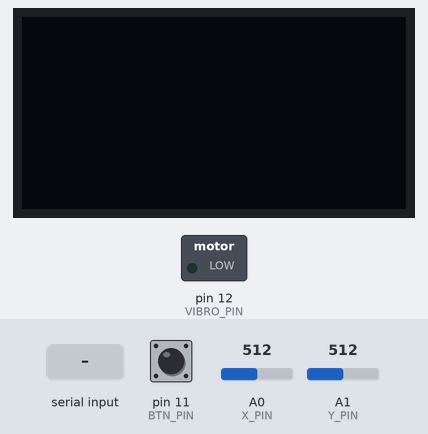
Bench run of a sketch on a simulated Arduino Uno, built with avr-gcc and run on an emulated ATmega328P. On the bench: 128×64 one-colour display, switched loads named in the sketch (green lamp = pin HIGH). The test bench sets the inputs (shaded band); at power-on: A0 (X_PIN) = 512, A1 (Y_PIN) = 512, pin 11 (BTN_PIN) HIGH. What the sketch prints to the serial monitor is not drawn.

Above: at 1.2 s.
1.3 s: "1\n" received over Serial
At 2.1 s:
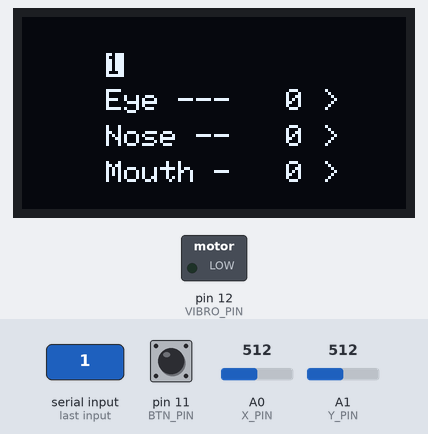
2.9 s: "0\n" received over Serial
At 4.2 s:
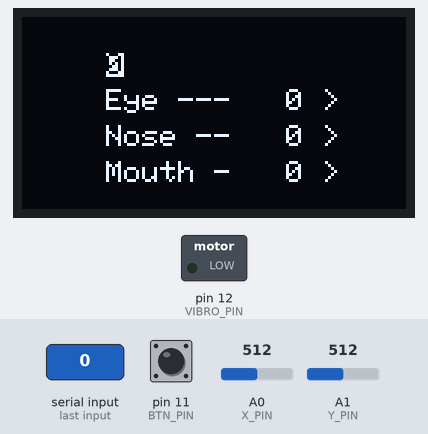
4.5 s: A0 (X_PIN) set to 863
6.0 s: A0 (X_PIN) set to 889
7.9 s: A1 (Y_PIN) set to 866
9.4 s: A1 (Y_PIN) set to 893
Timing chart, 0 to 12.1 s (numbered marks = the images above; inputs shaded):
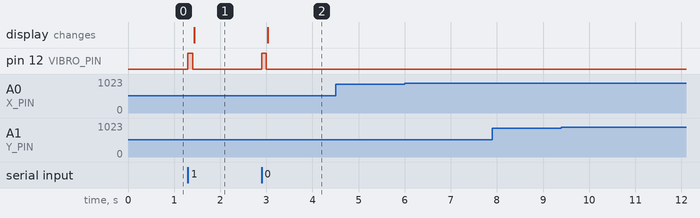

Measured:
- after the input at 1.3 s, pin 12 (VIBRO_PIN): LOW → HIGH at once, → LOW 0.10 s later; the display: changes after 0.14 s (image 1)
- after the input at 2.9 s, pin 12 (VIBRO_PIN): LOW → HIGH at once, → LOW 0.10 s later; the display: changes after 0.14 s (image 2)
- after the input at 4.5 s, every drawn part: stays the same
- after the input at 6.0 s, every drawn part: stays the same
- after the input at 7.9 s, every drawn part: stays the same
- after the input at 9.4 s, every drawn part: stays the same

The sketch:

mp3_ino.ino
```cpp
#include <Wire.h>
#include <SPI.h>

#include <Adafruit_GFX.h>
#include <Adafruit_SSD1306.h>

#define SCREEN_WIDTH 128 // OLED display width, in pixels
#define SCREEN_HEIGHT 64 // OLED display height, in pixels

#define OLED_RESET     4 // Reset pin # (or -1 if sharing Arduino reset pin)
#define SCREEN_ADDRESS 0x3D ///< See datasheet for Address; 0x3D for 128x64, 0x3C for 128x32

// Instantiate SSD1306 driver display object
Adafruit_SSD1306 _display(SCREEN_WIDTH, SCREEN_HEIGHT, &Wire, OLED_RESET);

const int X_PIN = A0;
const int Y_PIN = A1;
const int VIBRO_PIN = 12;
const int BTN_PIN = 11;

// How long to wait between each input(ms) to prevent scrolling too fast
const int DELAY_TIME = 200;
// How far joystick needs to be tilted before registering input (%)
const int TOLERANCE = 70;

// Number of pixels from the left edge of the screen text is drawn
const int X_MARGIN = 28;
// Number of pixels between lines
const int LINE_HEIGHT = 12;

// Tracks which feature is selected.
// 0 - Brows
// 1 - Eyes
// 2 - Nose
// 3 - Mouth
int feature = 0;
// Each line gets a corresponding String to display which image is selected
String browMessage;
String eyeMessage;
String noseMessage;
String mouthMessage;

void setup() {
  Serial.begin(115200);

  // Initialize the display. If it fails, print failure to Serial
  // and enter an infinite loop
  if (!_display.begin(SSD1306_SWITCHCAPVCC, 0x3D)) { // Address 0x3D for 128x64
    Serial.println(F("SSD1306 allocation failed"));
    for (;;); // Don't proceed, loop forever
  }

  pinMode(X_PIN, INPUT);
  pinMode(Y_PIN, INPUT);
  pinMode(VIBRO_PIN, OUTPUT);
  pinMode(BTN_PIN, INPUT_PULLUP);

  browMessage   = "Brow --   0 >";
  eyeMessage    = "Eye ---   0 >";
  noseMessage   = "Nose --   0 >";
  mouthMessage  = "Mouth -   0 >";

  _display.setTextColor(SSD1306_WHITE);
}

void loop() {
  _display.clearDisplay();

  input();
  output();

  // _display.display() found in displayText()
}

// Checks for incoming data from computer to arduino
void input() {
  if (Serial.available() > 0) {
    if (feature == 0) {
      browMessage = Serial.readStringUntil('\n');
    } else if (feature == 1) {
      eyeMessage = Serial.readStringUntil('\n');
    } else if (feature == 2) {
      noseMessage = Serial.readStringUntil('\n');
    } else if (feature == 3) {
      mouthMessage = Serial.readStringUntil('\n');
    }
    buzz();
    displayText();
  }
}

// Updates text on OLED screen
void displayText() {
  if (feature == 0) {
    _display.setTextColor(SSD1306_BLACK, SSD1306_WHITE);
  }
  _display.setCursor(X_MARGIN, LINE_HEIGHT);
  _display.println(browMessage);
  _display.setTextColor(SSD1306_WHITE, SSD1306_BLACK);

  if (feature == 1) {
    _display.setTextColor(SSD1306_BLACK, SSD1306_WHITE);
  }
  _display.setCursor(X_MARGIN, LINE_HEIGHT * 2);
  _display.println(eyeMessage);
  _display.setTextColor(SSD1306_WHITE, SSD1306_BLACK);

  if (feature == 2) {
    _display.setTextColor(SSD1306_BLACK, SSD1306_WHITE);
  }
  _display.setCursor(X_MARGIN, LINE_HEIGHT * 3);
  _display.println(noseMessage);
  _display.setTextColor(SSD1306_WHITE, SSD1306_BLACK);

  if (feature == 3) {
    _display.setTextColor(SSD1306_BLACK, SSD1306_WHITE);
  }
  _display.setCursor(X_MARGIN, LINE_HEIGHT * 4);
  _display.println(mouthMessage);
  _display.setTextColor(SSD1306_WHITE, SSD1306_BLACK);

  // Display here
  _display.display();
}

// Sends data from arduino to computer if user has interacted with controller
void output() {
  int x = map(analogRead(X_PIN), 0, 1023, 100, -100);
  int y = map(analogRead(Y_PIN), 0, 1023, -100, 100);

  int btnVal = digitalRead(BTN_PIN);

  // If user sends input, set pause to true. We want to prevent repeated input so
  // we briefly delay() if pause is set to true.
  bool pause = false;

  if (btnVal == HIGH) {   // Button is not held down
    if (x < -TOLERANCE) {
      Serial.println("left");
      pause = true;
    } else if (x > TOLERANCE) {
      Serial.println("right");
      pause = true;
    }
    if (y < -TOLERANCE) {
      Serial.println("down");
      feature++;
      if (feature > 3)
        feature = 3;
      pause = true;
    } else if (y > TOLERANCE) {
      Serial.println("up");
      feature--;
      if (feature < 0)
        feature = 0;
      pause = true;
    }
  } else {    // Button is held down
    if (x < -TOLERANCE) {
      Serial.println("decrease_width");
      pause = true;
    } else if (x > TOLERANCE) {
      Serial.println("increase_width");
      pause = true;
    }
    if (y < -TOLERANCE) {
      Serial.println("decrease_height");
      pause = true;
    } else if (y > TOLERANCE) {
      Serial.println("increase_height");
      pause = true;
    }
  }

  if (pause)
    delay(DELAY_TIME);
}

// Vibrates vibromotor briefly
void buzz() {
  analogWrite(VIBRO_PIN, 200);
  delay(100);
  analogWrite(VIBRO_PIN, 0);
}
```
